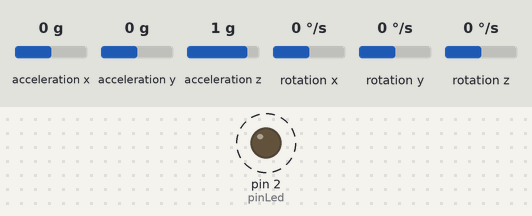
A program run on a simulated Arduino Nano, built with avr-gcc and run on an emulated ATmega328P. Parts: output pins drawn as LEDs (lit = HIGH). Wiring (inferred from the names in the program): MPU-6050 motion sensor at I2C address 0x68. Dashed ring = blinking. Inputs (shaded band) come from the test bench; at power-on: acceleration x 0 g, acceleration y 0 g, acceleration z 1 g, rotation x 0 °/s, rotation y 0 °/s, rotation z 0 °/s. What the program prints to the serial monitor is not drawn.

Above: at 11.6 s.
Timing chart, 0 to 15.8 s (numbered marks = the images above):
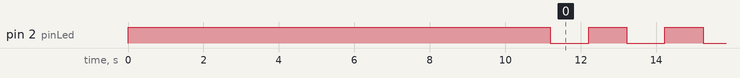

Measured:
- by itself, pin 2 (pinLed): alternates HIGH for 1.0 s and LOW for 1.0 s

The program:

main.cpp
```cpp
#include <Arduino.h>
#include <LoRaMesh.h>
#include <Wire.h>

#define pinLed 2
#define sampleSize 500
//Loop counting and led
bool fastloop = false;
bool pinOn = false;

uint16_t id;
uint8_t payload[31], payloadSize;

/* Local device ID */
uint16_t localId;

/* Remote device ID */
uint16_t remoteId;

/* Local device Unique ID */
uint32_t localUniqueId;

/* Local device Net */
uint16_t localNet;

/* Remote device ID to communicate with */
uint16_t ID = 10;

/* Payload buffer */
uint8_t bufferPayload[MAX_PAYLOAD_SIZE] = {0};

/* Values read on each analog inputs */
uint16_t AdcIn[2];

/* SoftwareSerial handles */
SoftwareSerial* hSerialCommands = NULL;

/* Received command */
uint8_t command;

long lastMsg = 0, loopTimer = 0;
uint16_t value = 0, readings = 0, peaksx = 0, peaksy = 0, peaksz = 0;
float signalsx[3] = {0, 0, 0}, signalsy[3] = {0, 0, 0}, signalsz[3] = {0, 0, 0}, threshold=1.10;
uint16_t rhox, rhoy, rhoz;
int16_t acc_x, acc_y, acc_z, temperature, gyro_x, gyro_y, gyro_z;

MeshStatus_Typedef LocalWriteConfig(uint16_t id, uint16_t net,
                                    uint32_t uniqueId) {
    uint8_t crc = 0;
    uint8_t bufferPayload[31];
    uint8_t payloadSize;
    uint8_t i = 0;
    uint8_t command;
    uint16_t idRead = 0;

    /* Asserts parameters */
    if (uniqueId == 0) {
        Serial.println("ERRO UniqueID");
        return MESH_ERROR;
    }

    if (hSerialCommands == NULL) {
        Serial.println("ERRO hSerialCommands");
        return MESH_ERROR;
    }

    /*Creating the payload with
    the passed NET and UniqueID and then,
    call the function with the ID passed*/

    bufferPayload[0] = net & 0xFF;
    bufferPayload[1] = (net >> 8) & 0xFF;
    bufferPayload[2] = uniqueId & 0xFF;
    bufferPayload[3] = (uniqueId >> 8) & 0xFF;
    bufferPayload[4] = (uniqueId >> 16) & 0xFF;
    bufferPayload[5] = (uniqueId >> 24) & 0xFF;

    /* Loads dummy bytes */
    for (i = 6; i < 11; i++) bufferPayload[i] = 0x00;

    PrepareFrameCommand(id, CMD_WRITECONFIG, &bufferPayload[0], i);

    /* Sends packet */
    SendPacket();

    /* Flush serial input buffer */
    // SerialFlush(hSerialCommand);
    // To not make modifications on the original library
    // I copied the content of the SerialFlush function
    while (hSerialCommands->available() > 0) {
        hSerialCommands->read();
    }

    /* Waits for response */
    if (ReceivePacketCommand(&idRead, &command, &bufferPayload[0], &payloadSize,
                             5000) != MESH_OK) {
        Serial.println("Erro de pacote recebido");
        return MESH_ERROR;
    }

    /* Checks command */
    if (command != CMD_WRITECONFIG) {
        Serial.print("Erro! Commando recebido: ");
        Serial.println(command, HEX);
        return MESH_ERROR;
    }else{
        Serial.print("ID: ");
        Serial.print("NET: ");
        Serial.println((uint32_t)bufferPayload[0] | ((uint32_t)(bufferPayload[1]) << 8));
        Serial.print("UID: ");
        Serial.println((uint32_t)bufferPayload[2] | ((uint32_t)(bufferPayload[3]) << 8) | ((uint32_t)(bufferPayload[4]) << 16) | ((uint32_t)(bufferPayload[5]) << 24));
        Serial.print("Versão de HW: ");
        Serial.println((uint32_t)bufferPayload[6]);
        Serial.print("RSD: ");
        Serial.println((uint32_t)bufferPayload[7]);
        Serial.print("Rev de FW: ");
        Serial.println((uint32_t)bufferPayload[8]);
        Serial.print("RSD: ");
        Serial.println((uint32_t)bufferPayload[9] | ((uint32_t)(bufferPayload[10]) << 8) | ((uint32_t)(bufferPayload[11]) << 16));
    }

    return MESH_OK;
}


MeshStatus_Typedef SendDatatest() {
    uint8_t i = 0, command, payloadSize;
    uint16_t idRead = 0;
    uint8_t bufferPayload[31];

    /*Creating the payload with
    the passed NET and UniqueID and then,
    call the function with the ID passed*/

    bufferPayload[0] = 0x23;
    bufferPayload[1] =  rhox & 0xFF;
    bufferPayload[2] =  (rhox >> 8) & 0xFF;
    bufferPayload[3] =  rhoy & 0xFF;
    bufferPayload[4] =  (rhoy >> 8) & 0xFF;
    bufferPayload[5] =  rhoz & 0xFF;
    bufferPayload[6] =  (rhoz >> 8) & 0xFF;

    if (PrepareFrameCommand(0x14, 0x11, &bufferPayload[0], 7) != MESH_OK) {
        Serial.println("Erro de mensagem enviada");
        return MESH_ERROR;
    }

    /* Sends packet */
    SendPacket();

    return MESH_OK;
}

void read_mpu_6050_data() {        // Subroutine for reading the raw gyro and
                                   // accelerometer data
    Wire.beginTransmission(0x68);  // Start communicating with the MPU-6050
    Wire.write(0x3B);              // Send the requested starting register
    Wire.endTransmission();        // End the transmission
    Wire.requestFrom(0x68, 14);    // Request 14 bytes from the MPU-6050
    while (Wire.available() < 14)
        ;  // Wait until all the bytes are received
    acc_x = Wire.read() << 8 |
            Wire.read();  // Add the low and high byte to the acc_x variable
    acc_y = Wire.read() << 8 |
            Wire.read();  // Add the low and high byte to the acc_y variable
    acc_z = Wire.read() << 8 |
            Wire.read();  // Add the low and high byte to the acc_z variable
    temperature =
        Wire.read() << 8 |
        Wire.read();  // Add the low and high byte to the temperature variable
    gyro_x = Wire.read() << 8 |
             Wire.read();  // Add the low and high byte to the gyro_x variable
    gyro_y = Wire.read() << 8 |
             Wire.read();  // Add the low and high byte to the gyro_y variable
    gyro_z = Wire.read() << 8 |
             Wire.read();  // Add the low and high byte to the gyro_z variable
}


void setup_mpu_6050_registers() {
    // Activate the MPU-6050
    //uint8_t data[4] = {0x07, 0x00, 0x10, 0x08};
    uint8_t data[2] = {0x08, 0x10};
    //wake up
    Wire.beginTransmission(0x68);  // Start communicating with the MPU-6050
    Wire.write(0x6B);              // Send the requested starting register
    Wire.write(0x00);              // Set the value to the requested starting register
    Wire.endTransmission();        // End the transmission
    //set the four registers
    Wire.beginTransmission(0x68);  // Start communicating with the MPU-6050
    Wire.write(0x1B);              // Send the requested starting register
    Wire.write(data, 2);              // Set the value to the requested starting register
    Wire.endTransmission();        // End the transmission
}

void setup() {
    // initialize digital pin LED_BUILTIN as an output.
    pinMode(2, OUTPUT);
    digitalWrite(2, HIGH);  // turn the LED on (HIGH is the voltage level)
    // Configurando o módulo LoRaMesh
    delay(1000);
    Serial.begin(9600);  /* Initialize monitor serial */
    Wire.begin();  // Start I2C as master
    setup_mpu_6050_registers();

    /* Initialize SoftwareSerial */
    // Pinos:
    // 7-> Lora TX
    // 6-> Lora RX
    hSerialCommands = SerialCommandsInit(7, 6, 9600);

    // 4-> Lora TX
    // 5-> Lora RX
    // hSerialTransparent = SerialTranspInit(4, 5, 9600);

    /* Gets the local device ID */
    if (LocalRead(&localId, &localNet, &localUniqueId) != MESH_OK)
        Serial.print("Couldn't read local ID\n\n");
    else {
        Serial.print("Local ID: ");
        Serial.println(localId);
        Serial.print("Local NET: ");
        Serial.println(localNet);
        Serial.print("Local Unique ID: ");
        Serial.println(localUniqueId, HEX);
        Serial.print("\n");
    }

    // ID = 0 means that is a master node
    /*if (localNet == 0) {
        Serial.println("Sending master configurations...");
        LocalWriteConfig(0x00, 0x25, localUniqueId);
    } else {
        Serial.println("The node is a master!");
    }

    if (LocalRead(&localId, &localNet, &localUniqueId) != MESH_OK)
        Serial.print("Couldn't read local ID\n\n");
    else {
        Serial.print("Local ID: ");
        Serial.println(localId);
        Serial.print("Local NET: ");
        Serial.println(localNet);
        Serial.print("Local Unique ID: ");
        Serial.println(localUniqueId, HEX);
        Serial.print("\n");
    }*/
    digitalWrite(pinLed, LOW);
    loopTimer = micros();
}

void loop() {
    /*if (ReceivePacketCommand(&id, &command, &bufferPayload[0], &payloadSize, 10000) == MESH_OK) {
        digitalWrite(LED_BUILTIN, HIGH);
        Serial.println("RECEBIDO:");
        Serial.print("tamanho: ");
        Serial.println(payloadSize);
        for (int i = 0; i < payloadSize; i++) Serial.println(bufferPayload[i], HEX);
    } else {*/
    //delay(5000);
    //SendDatatest();
    //counter++;
    //Serial.println("Pacote enviado");
    //}
    read_mpu_6050_data();
    signalsx[0] = signalsx[1];
    signalsy[0] = signalsy[1];
    signalsz[0] = signalsz[1];
    signalsx[1] = signalsx[2];
    signalsy[1] = signalsy[2];
    signalsz[1] = signalsz[2];
    signalsx[2] = acc_x/4096;
    signalsy[2] = acc_y/4096;
    signalsz[2] = acc_z/4096;
    readings++;
    if (readings > 2) {
        if (signalsx[0]*threshold < signalsx[1] && signalsx[1] > signalsx[2]*threshold) peaksx++;
        if (signalsy[0]*threshold < signalsy[1] && signalsy[1] > signalsy[2]*threshold) peaksy++;
        if (signalsz[0]*threshold < signalsz[1] && signalsz[1] > signalsz[2]*threshold) peaksz++;
    }
    if (readings == sampleSize) {
        rhox = (peaksx *1000) / sampleSize;
        rhoy = (peaksy *1000) / sampleSize;
        rhoz = (peaksz *1000) / sampleSize;
        SendDatatest();
        //Serial.print(rhox);
        //Serial.print(":");
        //Serial.print(rhoy);
        //Serial.print(":");
        //Serial.println(rhoz);
        readings = 1;
        peaksx = 0;
        peaksy = 0;
        peaksz = 0;
        if (fastloop){
            pinOn = !pinOn;
            digitalWrite(pinLed, pinOn);
            fastloop = false;
        }

    }
    //while (micros() - loopTimer < 1000) fastloop = true;
    while (micros() - loopTimer < 2000) fastloop = true;
    loopTimer = micros();
}
```
